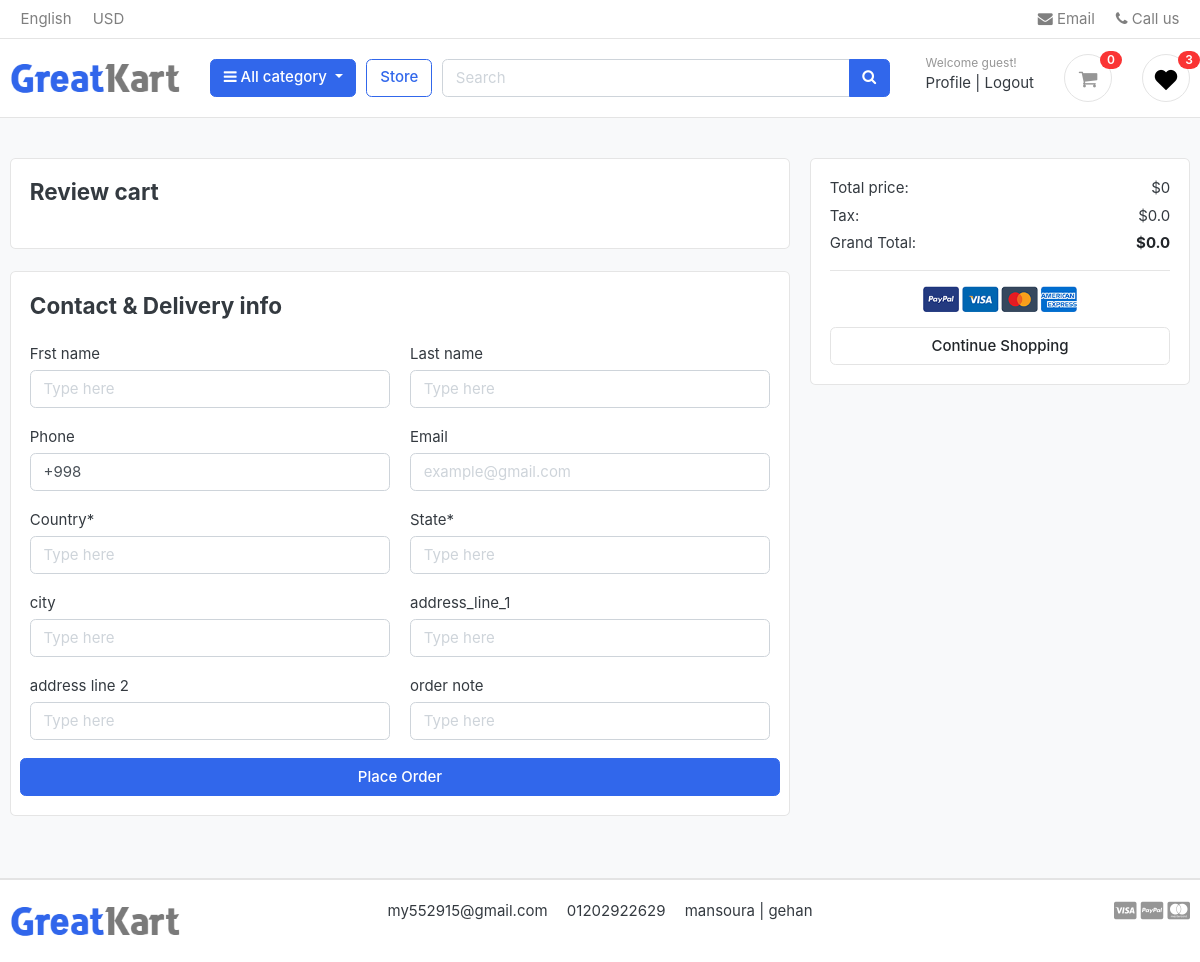
The app's page /cart/checkout/ (signed in) with its own data.
### settings/models.py (models this page shows, shortened)
class Settings(models.Model):
    site_name = models.CharField( max_length=50)
    logo = models.ImageField( upload_to='setting/')
    phone = models.CharField( max_length=30)
    email = models.EmailField( max_length=254)
    description = models.TextField(max_length=1000)
    fb_link = models.URLField( max_length=200)
    twitter_link = models.URLField( max_length=200)
    instagram_link = models.URLField( max_length=200)
    address = models.CharField( max_length=50)

### carts/views.py (the view, shortened to what this page needs)
# urls.py: path('checkout/', checkout ,name = 'checkout'),
@login_required(login_url='login')
def checkout(request,total=0 ,quantity=0,cart_items=None):
    try :
        tax =0
        grand_total=0
        if request.user.is_authenticated:
          cart_items = CartItem.objects.filter(user=request.user, is_active=True)
        else :
            cart = Cart.objects.get(cart_id = _cart_id(request))
            cart_items = CartItem.objects.filter(cart=cart , is_active=True)
        tax = (2 * total)/100
        grand_total = total+tax
    except Cart.DoesNotExist:
        pass
    context = {'total':total,
               'quantity':quantity ,
               'cart_items':cart_items,
               'tax' : tax ,
               'grand_total':grand_total,
               }
    return render(request , 'carts/checkout.html',context)

### accounts/favorite_context.py (called while the page is built)
def counter(request):
    product_counter = 0
    if request.user.is_authenticated:
        if 'admin' in request.path:
            return{}
        else :
            try :
                user_favourites = Product.objects.filter(like=request.user)
                product_counter = user_favourites.count()
            except Product.DoesNotExist:
                product_counter=0
    return dict(product_counter=product_counter)

### carts/context_processors.py (called while the page is built)
def counter(request):
    cart_count = 0
    if 'admin' in request.path:
        return{}
    else :
        try :
            cart = Cart.objects.filter(cart_id=_cart_id(request))
            if request.user.is_authenticated:
                cart_items = CartItem.objects.all().filter(user=request.user)
            else :
                cart_items = CartItem.objects.all().filter(cart=cart[:1])
            for cart_item in cart_items:
                cart_count+=cart_item.quantity
        except Cart.DoesNotExist:
            cart_count=0
    return dict(cart_count=cart_count)

### carts/views.py (called while the page is built)
def _cart_id(request):
    cart = request.session.session_key
    if not cart:
        cart = request.session.create()
    return cart

### category/context_processor.py (called while the page is built)
def menu_links(request):
    links = Category.objects.all()[:10]
    return dict(links=links)

### category/models.py (called while the page is built)
    def get_url(self):
        return reverse('store:product_by_category',args=[self.slug])

    def __str__(self):
        return str(self.name)

### carts/templates/carts/checkout.html (shortened to what this page needs)
{% extends "base.html" %}
{% load static %}
{% block body %}
<section class="section-content padding-y bg">
    <div class="container">
        <div class="row">
            <main class="col-md-8">
                <article class="card mb-4">
                    <div class="card-body">
                        <h4 class="card-title mb-4">Review cart</h4>
                    </div>
                </article>
                <form action="{% url 'orders:place_order'%}" method="POST">
                    <article class="card mb-4">
                        <div class="card-body">
                            <h4 class="card-title mb-4">Contact & Delivery info</h4>
                            <div class="row">
                                <div class="form-group col-sm-6">
                                    <label>Frst name</label>
                                    <input type="text" name="first_name" placeholder="Type here" class="form-control" required >
                                </div>
                                <div class="form-group col-sm-6">
                                    <label>Last name</label>
                                    <input type="text" name="last_name" placeholder="Type here" class="form-control" required >
                                </div>
                                <div class="form-group col-sm-6">
                                    <label>Phone</label>
                                    <input type="text" name="phone" value="+998" class="form-control" required >
                                </div>
                                <div class="form-group col-sm-6">
                                    <label>Email</label>
                                    <input type="email" name="email" placeholder="example@gmail.com"
                                        class="form-control" required >
                                </div>
                                <div class="form-group col-sm-6">
                                    <label>Country*</label>
                                    <input type="text" name="country" placeholder="Type here" class="form-control" required >
                                </div>
                                <div class="form-group col-sm-6">
                                    <label>State*</label>
                                    <input type="text" name="state" placeholder="Type here" class="form-control" required >
                                </div>
                                <div class="form-group col-sm-6">
                                    <label>city</label>
                                    <input type="text" name="city" placeholder="Type here" class="form-control" required >
                                </div>
                                <div class="form-group col-sm-6">
                                    <label>address_line_1</label>
                                    <input type="text" name="address_line_1" placeholder="Type here"
                                        class="form-control" required >
                                </div>
                                <div class="form-group col-sm-6">
                                    <label>address line 2</label>
                                    <input type="text" name="address_line_2" placeholder="Type here"
                                        class="form-control" >
                                </div>
                                <div class="form-group col-sm-6">
                                    <label>order note</label>
                                    <input type="text" name="order_note" placeholder="Type here" class="form-control" >
                                </div>
                                <button type="submit" class="btn btn-primary btn-block" name="submit">Place
                                    Order</button>
                            </div>
                        </div>
                    </article>
                </form>
            </main>
            <aside class="col-md-4">
                <div class="card">
                    <div class="card-body">
                        <dl class="dlist-align">
                            <dt>Total price:</dt>
                            <dd class="text-right">${{total}}</dd>
                        </dl>
                        <dl class="dlist-align">
                            <dt>Tax:</dt>
                            <dd class="text-right"> ${{tax}}</dd>
                        </dl>
                        <dl class="dlist-align">
                            <dt>Grand Total:</dt>
                            <dd class="text-right text-dark b"><strong>${{grand_total}}</strong></dd>
                        </dl>
                        <hr>
                        <p class="text-center mb-3">
                            <img src="{% static './images/misc/payments.png'%}" height="26">
                        </p>
                        <a href="{% url 'store:store'%}" class="btn btn-light btn-block">Continue Shopping</a>
                    </div>
                </div>
            </aside>
        </div>
    </div>
</section>
{% endblock body %}

### templates/base.html (shortened to what this page needs)
{% load static %}
<!DOCTYPE HTML>
<html lang="en">
<head>
    <link href="{% static 'css/bootstrap.css'%}" rel="stylesheet" type="text/css" />
    <link href="{% static 'fonts/fontawesome/css/all.min.css'%}" type="text/css" rel="stylesheet">
    <link href="{% static 'css/ui.css'%}" rel="stylesheet" type="text/css" />
    <link href="{% static 'css/responsive.css'%}" rel="stylesheet" media="only screen and (max-width: 1200px)" />
    <link href="{% static 'css/custum.css'%}" rel="stylesheet" type="text/css" />
    <link rel="stylesheet" href="https://cdnjs.cloudflare.com/ajax/libs/font-awesome/4.7.0/css/font-awesome.min.css">
</head>
<body>
    <header class="section-header">
        <nav class="navbar p-md-0 navbar-expand-sm navbar-light border-bottom">
            <div class="container">
                <div class="collapse navbar-collapse" id="navbarTop4">
                    <ul class="navbar-nav mr-auto">
                        <li class="nav-item dropdown">
                            <a href="#" class="nav-link"> English </a>
                        </li>
                        <li class="nav-item dropdown">
                            <a href="#" class="nav-link"> USD </a>
                        </li>
                    </ul>
                    <ul class="navbar-nav">
                        <li><a href="#" class="nav-link"> <i class="fa fa-envelope"></i> Email </a></li>
                        <li><a href="#" class="nav-link"> <i class="fa fa-phone"></i> Call us </a></li>
                    </ul>
                </div>
            </div>
        </nav>
        <section class="header-main border-bottom">
            <div class="container">
                <div class="row align-items-center">
                    <div class="col-lg-2 col-md-3 col-6">
                        <a href="/" class="brand-wrap">
                            <img class="logo" src="{{myfooter.logo.url}}">
                        </a>
                    </div>
                    <div class="col-lg col-sm col-md col-6 flex-grow-0">
                        <div class="category-wrap dropdown d-inline-block float-right">
                            <button type="button" class="btn btn-primary dropdown-toggle" data-toggle="dropdown">
                                <i class="fa fa-bars"></i> All category
                            </button>
                        </div>
                    </div>
                    <a href="{%url 'store:store'%}" method="GET" class="btn btn-outline-primary">Store</a>
                    <div class="col-lg  col-md-6 col-sm-12 col">
                        <form action="{% url 'store:search' %}" class="search">
                            <div class="input-group w-100">
                                <input type="text" class="form-control" style="width:60%;" placeholder="Search"
                                    name="q">
                                <div class="input-group-append">
                                    <button class="btn btn-primary" type="submit">
                                        <i class="fa fa-search"></i>
                                    </button>
                                </div>
                            </div>
                        </form>
                    </div>
                    <div class="col-lg-3 col-sm-6 col-8 order-2 order-lg-3">
                        <div class="d-flex justify-content-end mb-3 mb-lg-0">
                            <div class="widget-header">
                                <small class="title text-muted">Welcome guest!</small>
                                <div>
                                    {% if user.is_authenticated %}
                                    <a href="{% url 'accounts:profile'%}">Profile</a> <span class="dark-transp"> |
                                    </span>
                                    <a href="{% url 'logout'%}"> Logout</a>
                                    {% else %}
                                    <a href="{% url 'login'%}">Sign in</a> <span class="dark-transp"> | </span>
                                    <a href="{% url 'accounts:signup'%}"> Register</a>
                                    {% endif %}
                                </div>
                            </div>
                            <a href="{% url 'carts:cart'%}" class="widget-header pl-3 ml-3">
                                <div class="icon icon-sm rounded-circle border"><i class="fa fa-shopping-cart"></i>
                                </div>
                                <span class="badge badge-pill badge-danger notify">{{cart_count}}</span>
                            </a>
                            {% if product_counter <= 0 %}
                            <a href="{% url 'accounts:user_favourites'%}" class="widget-header pl-3 ml-3">
                                <div class="icon icon-sm rounded-circle border"><img src="{% static 'images/icons/heart.png'%}" />
                                </div>
                                <span class="badge badge-pill badge-danger notify">{{product_counter}}</span>
                            </a>
                            {% else %}
                            <a href="{% url 'accounts:user_favourites'%}" class="widget-header pl-3 ml-3">
                                <div class="icon icon-sm rounded-circle border"><img src="{% static 'images/icons/love.png'%}" />
                                </div>
                                <span class="badge badge-pill badge-danger notify">{{product_counter}}</span>
                            </a>
                            {% endif %}
                        </div>
                    </div>
                </div>
            </div>
        </section>
    </header>
    {% block body %}
    {% endblock body %}
    <footer class="section-footer border-top">
        <div class="container">
            <section class="footer-bottom border-top row">
                <div class="col-lg-2 col-md-3 col-6">
                    <a href="/" class="brand-wrap">
                        <img class="logo" src="{{myfooter.logo.url}}">
                    </a>
                </div>
                <div class="col-md-8 text-md-center">
                    <span class="px-2">{{myfooter.email}}</span>
                    <span class="px-2">{{myfooter.phone}}</span>
                    <span class="px-2">{{myfooter.address}}</span>
                </div>
                <div class="col-md-2 text-md-right text-muted">
                    <i class="fab fa-lg fa-cc-visa"></i>
                    <i class="fab fa-lg fa-cc-paypal"></i>
                    <i class="fab fa-lg fa-cc-mastercard"></i>
                </div>
            </section>
        </div>
    </footer>
</body>
</html>

### static/css/ui.css (style rules this page uses)
html { font-family: "Inter", sans-serif; font-size: 15px; }
.icon-xs, .icon-sm, .icon-md, .icon-lg { display: inline-block; text-align: center; flex-shrink: 0; flex-grow: 0; }
.icon-sm { width: 48px; height: 48px; line-height: 48px !important; font-size: 20px; }
.padding-y { padding-top: 40px; padding-bottom: 40px; }
article:after, .form-group:after { display: block; clear: both; content: ""; }
.bg { background-color: #f8f9fa; }
.b { font-weight: 600; }
.header-main { position: relative; padding-top: 1rem; padding-bottom: 1rem; }
.brand-wrap .logo, .navbar-brand .logo { margin-right: 7px; max-height: 42px; display: inline-block; }
.widget-header { display: inline-block; vertical-align: middle; position: relative; }
.widget-header a { color: #343a40; }
.widget-header i { color: #969696; }
.widget-header .title { display: block; }
.widget-header .notify { position: absolute; top: -3px; right: -10px; }
.footer-bottom { padding-top: 20px; padding-bottom: 20px; }
.btn-light { background-color: #fff; border-color: #e4e4e4; }
[class*=dlist-] { margin-bottom: 5px; }
[class*=dlist-] dd { margin-bottom: 0; }
.dlist-align { display: flex; }
.dlist-align dt { width: 150px; word-wrap: break-word; font-weight: normal; }
.dlist-align dd { flex-grow: 1; }
.notify { position: absolute; top: -4px; right: -10px; display: inline-block; padding: 0.25em 0.6em; font-size: 12px; line-height: 1; text-align: center; border-radius: 3rem; color: #fff; background-color: #fa3434; }

### records on screen
Settings: logo (picture), email "my552915@gmail.com", phone "01202922629", address "mansoura | gehan"

### other values on screen
{{ cart_count }} "0"
{{ product_counter }} "3"
{{ total }} "0"
{{ tax }} "0.0"
{{ grand_total }} "0.0"
